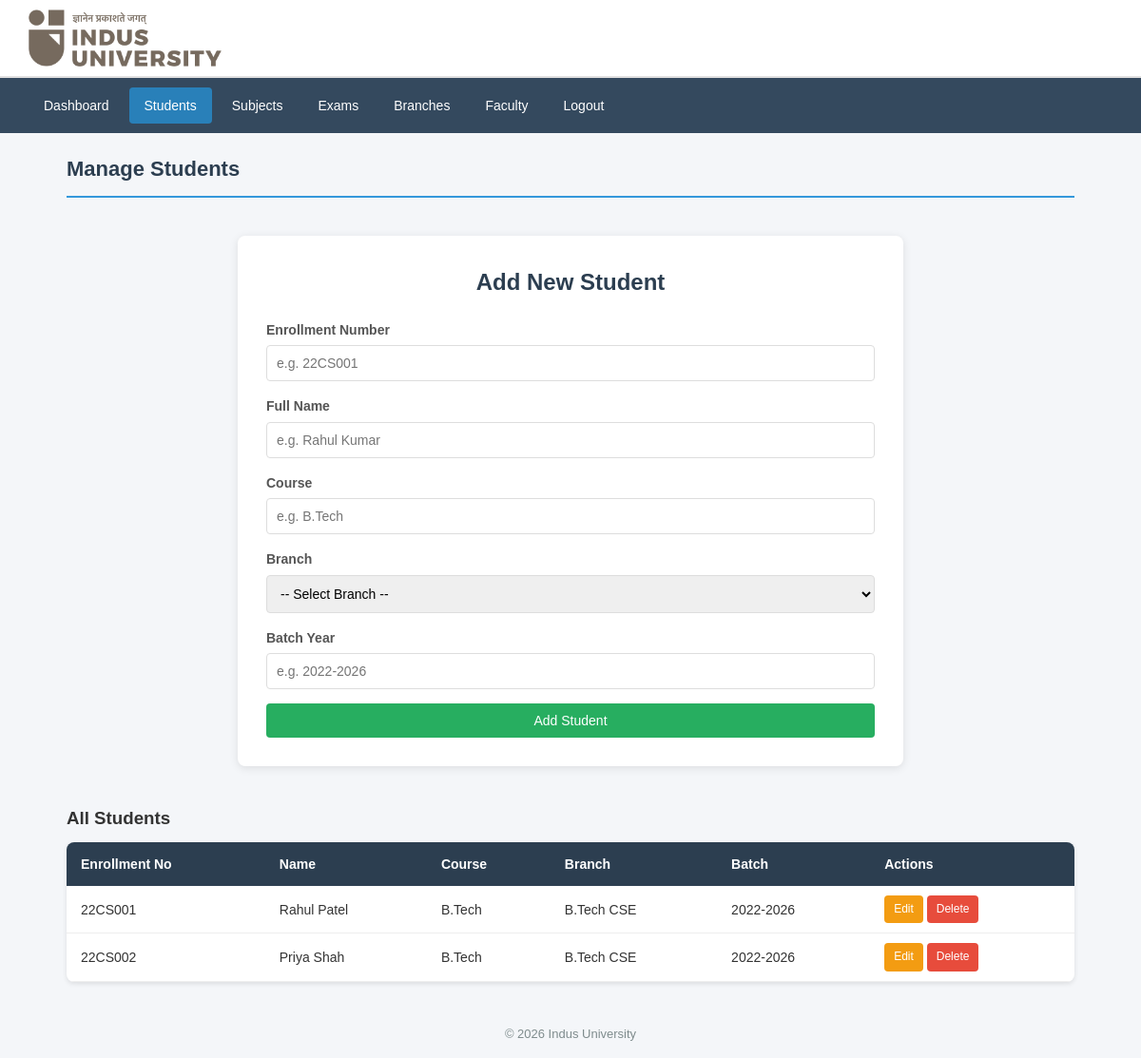
The app's page /admin/students.php (signed in) with its own data.
### tables this page shows
CREATE TABLE IF NOT EXISTS students (
    enrollment_no VARCHAR(20) PRIMARY KEY,        
    full_name VARCHAR(100) NOT NULL,
    branch_id INT NOT NULL,                       
    course VARCHAR(100) NOT NULL,                 
    batch_year VARCHAR(10) NOT NULL,              
    FOREIGN KEY (branch_id) REFERENCES branches(branch_id)
);

CREATE TABLE IF NOT EXISTS branches (
    branch_id INT AUTO_INCREMENT PRIMARY KEY,
    branch_name VARCHAR(100) NOT NULL,      
    branch_code VARCHAR(20) NOT NULL        
);

### admin/students.php (the view, shortened to what this page needs)
<?php
require_once('../db.php');
$students = mysqli_query($conn, "SELECT s.*, b.branch_name FROM students s
                                  LEFT JOIN branches b ON s.branch_id = b.branch_id
                                  ORDER BY s.enrollment_no");
$edit_mode = false;
$edit_student = null;
?>
<!DOCTYPE html>
<html lang="en">
<head>
    <link rel="stylesheet" href="../css/style.css">
</head>
<body>
    <div class="header">
        <img src="../img/logo.png" alt="Indus University Logo">
    </div>
    <div class="navbar">
        <a href="dashboard.php">Dashboard</a>
        <a href="students.php" class="active">Students</a>
        <a href="subjects.php">Subjects</a>
        <a href="exams.php">Exams</a>
        <a href="branches.php">Branches</a>
        <a href="faculty.php">Faculty</a>
        <a href="logout.php">Logout</a>
    </div>
    <div class="container">
        <h2 class="page-title">Manage Students</h2>
        <div class="form-box" style="max-width:700px;">
            <h2><?php echo $edit_mode ? 'Edit Student' : 'Add New Student'; ?></h2>
            <form method="POST" action="students.php">
                <div class="form-group">
                    <label>Enrollment Number</label>
                    <input type="text" name="enrollment_no"
                           value="<?php echo $edit_mode ? $edit_student['enrollment_no'] : ''; ?>"
                           <?php echo $edit_mode ? 'readonly' : ''; ?>
                           required placeholder="e.g. 22CS001">
                </div>
                <div class="form-group">
                    <label>Full Name</label>
                    <input type="text" name="full_name"
                           value="<?php echo $edit_mode ? $edit_student['full_name'] : ''; ?>"
                           required placeholder="e.g. Rahul Kumar">
                </div>
                <div class="form-group">
                    <label>Course</label>
                    <input type="text" name="course"
                           value="<?php echo $edit_mode ? $edit_student['course'] : ''; ?>"
                           required placeholder="e.g. B.Tech">
                </div>
                <div class="form-group">
                    <label>Branch</label>
                    <select name="branch_id" required>
                        <option value="">-- Select Branch --</option>
                    </select>
                </div>
                <div class="form-group">
                    <label>Batch Year</label>
                    <input type="text" name="batch_year"
                           value="<?php echo $edit_mode ? $edit_student['batch_year'] : ''; ?>"
                           required placeholder="e.g. 2022-2026">
                </div>
                <?php if ($edit_mode): ?>
                    <button type="submit" name="edit_student" class="btn btn-warning btn-block">Update Student</button>
                <?php else: ?>
                    <button type="submit" name="add_student" class="btn btn-success btn-block">Add Student</button>
                <?php endif; ?>
            </form>
        </div>
        <h3 style="margin:20px 0 10px;">All Students</h3>
        <table class="data-table">
            <tr>
                <th>Enrollment No</th>
                <th>Name</th>
                <th>Course</th>
                <th>Branch</th>
                <th>Batch</th>
                <th>Actions</th>
            </tr>
            <?php while ($students && $row = mysqli_fetch_assoc($students)): ?>
            <tr>
                <td><?php echo $row['enrollment_no']; ?></td>
                <td><?php echo $row['full_name']; ?></td>
                <td><?php echo $row['course']; ?></td>
                <td><?php echo $row['branch_name']; ?></td>
                <td><?php echo $row['batch_year']; ?></td>
                <td>
                    <a href="students.php?edit=<?php echo $row['enrollment_no']; ?>" class="btn btn-warning" style="padding:5px 10px; font-size:12px;">Edit</a>
                    <a href="students.php?delete=<?php echo $row['enrollment_no']; ?>" class="btn btn-danger" style="padding:5px 10px; font-size:12px;" onclick="return confirm('Delete this student?')">Delete</a>
                </td>
            </tr>
            <?php endwhile; ?>
        </table>
    </div>
    <div class="footer">&copy; 2026 Indus University</div>
</body>
</html>

### css/style.css (style rules this page uses)
* { margin: 0; padding: 0; box-sizing: border-box; }
body { font-family: Arial, sans-serif; background-color: #f4f6f9; color: #333; line-height: 1.6; }
.header { background-color: #ffffff; color: #333; padding: 10px 30px; display: flex; align-items: center; border-bottom: 2px solid #e0e0e0; box-shadow: 0 1px 4px rgba(0,0,0,0.08); }
.header img { height: 60px; }
.navbar { background-color: #34495e; padding: 10px 30px; display: flex; gap: 5px; }
.navbar a { color: white; text-decoration: none; padding: 8px 16px; border-radius: 4px; font-size: 14px; }
.navbar a.active { background-color: #2980b9; }
.container { max-width: 1100px; margin: 20px auto; padding: 0 20px; }
.page-title { font-size: 22px; color: #2c3e50; margin-bottom: 20px; padding-bottom: 10px; border-bottom: 2px solid #3498db; }
.form-box { background: white; border-radius: 8px; padding: 30px; max-width: 500px; margin: 40px auto; box-shadow: 0 2px 10px rgba(0,0,0,0.1); }
.form-box h2 { text-align: center; margin-bottom: 20px; color: #2c3e50; }
.form-group { margin-bottom: 15px; }
.form-group label { display: block; margin-bottom: 5px; font-weight: bold; font-size: 14px; color: #555; }
.form-group input, .form-group select, .form-group textarea { width: 100%; padding: 10px; border: 1px solid #ddd; border-radius: 4px; font-size: 14px; }
.btn { display: inline-block; padding: 10px 20px; border: none; border-radius: 4px; font-size: 14px; cursor: pointer; text-decoration: none; color: white; }
.btn-success { background-color: #27ae60; }
.btn-danger { background-color: #e74c3c; }
.btn-warning { background-color: #f39c12; }
.btn-block { display: block; width: 100%; text-align: center; }
.data-table { width: 100%; border-collapse: collapse; background: white; border-radius: 8px; overflow: hidden; box-shadow: 0 2px 5px rgba(0,0,0,0.1); margin-bottom: 20px; }
.data-table th { background-color: #2c3e50; color: white; padding: 12px 15px; text-align: left; font-size: 14px; }
.data-table td { padding: 10px 15px; border-bottom: 1px solid #eee; font-size: 14px; }
.footer { text-align: center; padding: 15px; color: #7f8c8d; font-size: 13px; margin-top: 30px; }

### records on screen
students: enrollment_no "22CS001", full_name "Rahul Patel", course "B.Tech", branch.branch_name "B.Tech CSE", batch_year "2022-2026"
students: enrollment_no "22CS002", full_name "Priya Shah", course "B.Tech", branch.branch_name "B.Tech CSE", batch_year "2022-2026"
